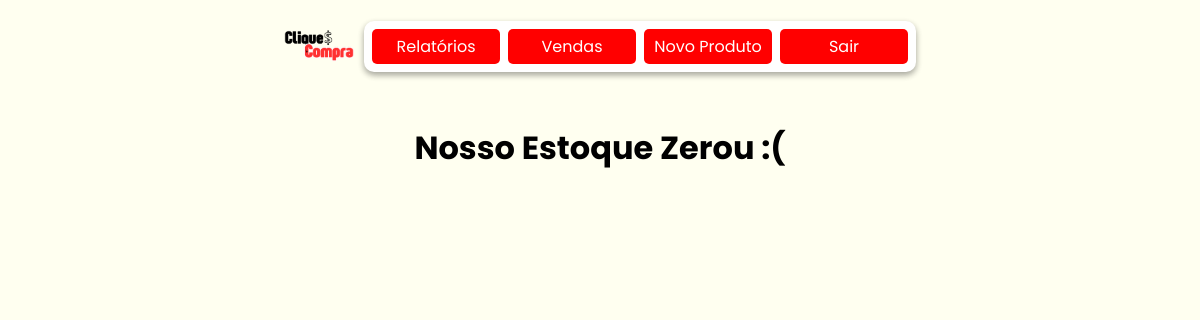
Page /produtos/ on the earlier database version.
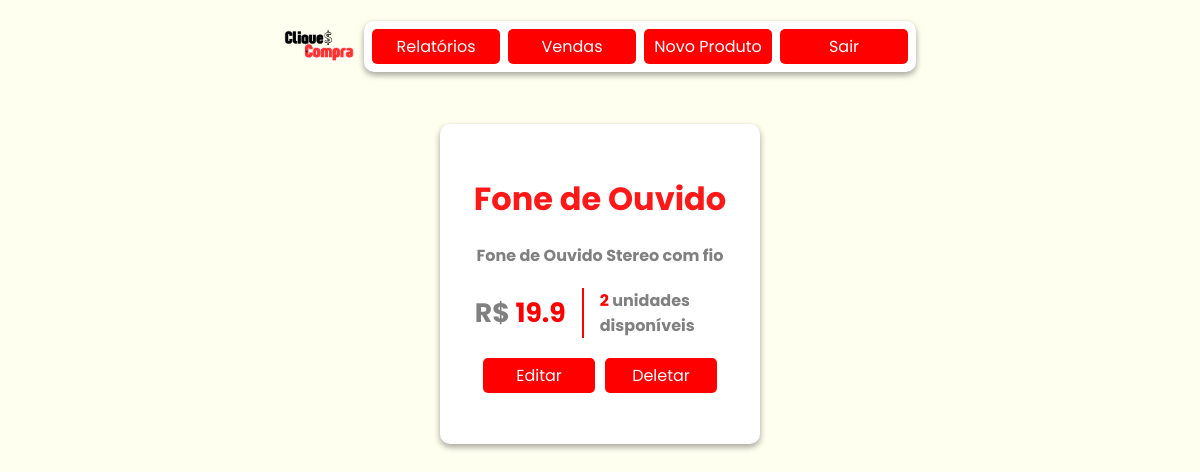
Same page on the later database version.
### models/produtos.py (models this page shows, shortened)
class Produto(Base):
    __tablename__ = 'tb_produtos'
    pro_id: Mapped[int] = mapped_column(primary_key=True, autoincrement=True)
    pro_nome: Mapped[str] = mapped_column(nullable=False)
    pro_descricao: Mapped[str] = mapped_column(nullable=False)
    pro_preco: Mapped[float] = mapped_column(nullable=False)
    pro_estoque: Mapped[int] = mapped_column()
    @classmethod
    def all(cls, ordem = "crescente"):
        if ordem == "crescente":
            direcao = "ASC"
        elif ordem == "decrescente":
            direcao = "DESC"
        sql = text(f"SELECT * FROM tb_produtos ORDER BY pro_nome {direcao}")
        produtos = session.execute(sql).fetchall()
        return produtos

### controllers/produtos.py (the view)
@produto_bp.route('/', methods=['GET','POST'])
def view():
    if request.method == 'POST':
        ordem = request.form['ordem']
        produtos = Produto.all(ordem=ordem)
    elif request.method == 'GET':
        produtos = Produto.all()
    return render_template('produtos/view.html', produtos = produtos)

### templates/produtos/view.html (shortened to what this page needs)
{% extends "model.html" %}
{% block head_extras %}
<link rel="stylesheet" href="{{ url_for('static', filename='style/model.css') }}">
<link rel="stylesheet" href="{{ url_for('static', filename='style/itens.css') }}">
{% endblock %}
{% block content %}
<nav>
    <img src="../../static/assets/cliqueconta.png" alt="Logo do CliqueCompra">
    <div class="links cat">
        <a href="{{url_for('relatorio.filtros')}}">Relatórios</a>
        <a href="{{url_for('venda.view')}}">Vendas</a>
        <a href="{{url_for('produtos.add')}}">Novo Produto</a>
        <a href="">Sair</a>
    </div>
</nav>
<div id="produto">
    <ol class="itens">
        {%if produtos %}
            {% for produto in produtos %}
                <li class="item">
                    <h1>{{produto.pro_nome}}</h1>
                    <h2 id="descricao">{{produto.pro_descricao}}</h2>
                    <div class="p-e">
                        <h2 id="preco"><span style="color: gray;">R$</span> {{produto.pro_preco}}</h2>
                        <div id="divisor"></div>
                        <h2 id="estoque"><span style="color: red;">{{produto.pro_estoque}}</span> unidades disponíveis</h2>
                    </div>
                    <div class="links-p">
                        <a href="{{url_for('produtos.edit', pro_id=produto.pro_id)}}">Editar</a>
                        <a href="{{url_for('produtos.remove', pro_id=produto.pro_id)}}">Deletar</a>
                    </div>
                </li>
            {% endfor %}
        {%else%}
                <h1>Nosso Estoque Zerou :(</h1>
        {%endif%}
    </ol>
</div>
{% endblock %}

### templates/model.html (shortened to what this page needs)
<!DOCTYPE html>
<html lang="en">
<head>
    {% block head_extras %}
    {% endblock %}
</head>
<body>
    {% block content %}{% endblock %}
</body>
</html>

### static/style/model.css (style rules this page uses)
* { padding: 0; margin: 0; box-sizing: border-box; font-family: "Poppins", serif; }
body { min-width: 100vw; height: 100%; background-color: #FFFFF0; }

Differences in the rows shown:
added Produto: pro_nome "Fone de Ouvido", pro_descricao "Fone de Ouvido Stereo com fio", pro_preco "19.9", pro_estoque "2"
Other differences:
text no longer shown: "Nosso Estoque Zerou :("
